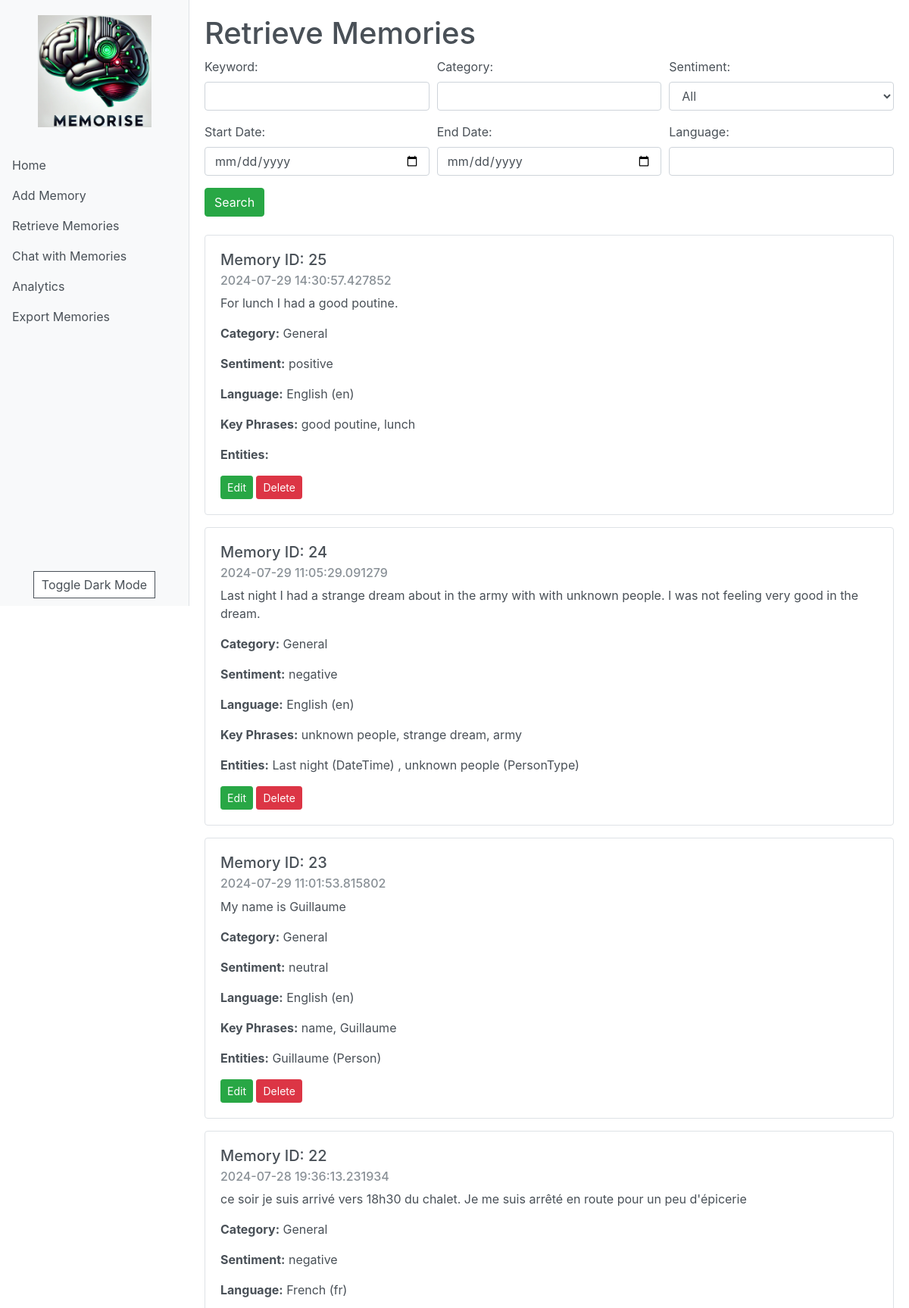
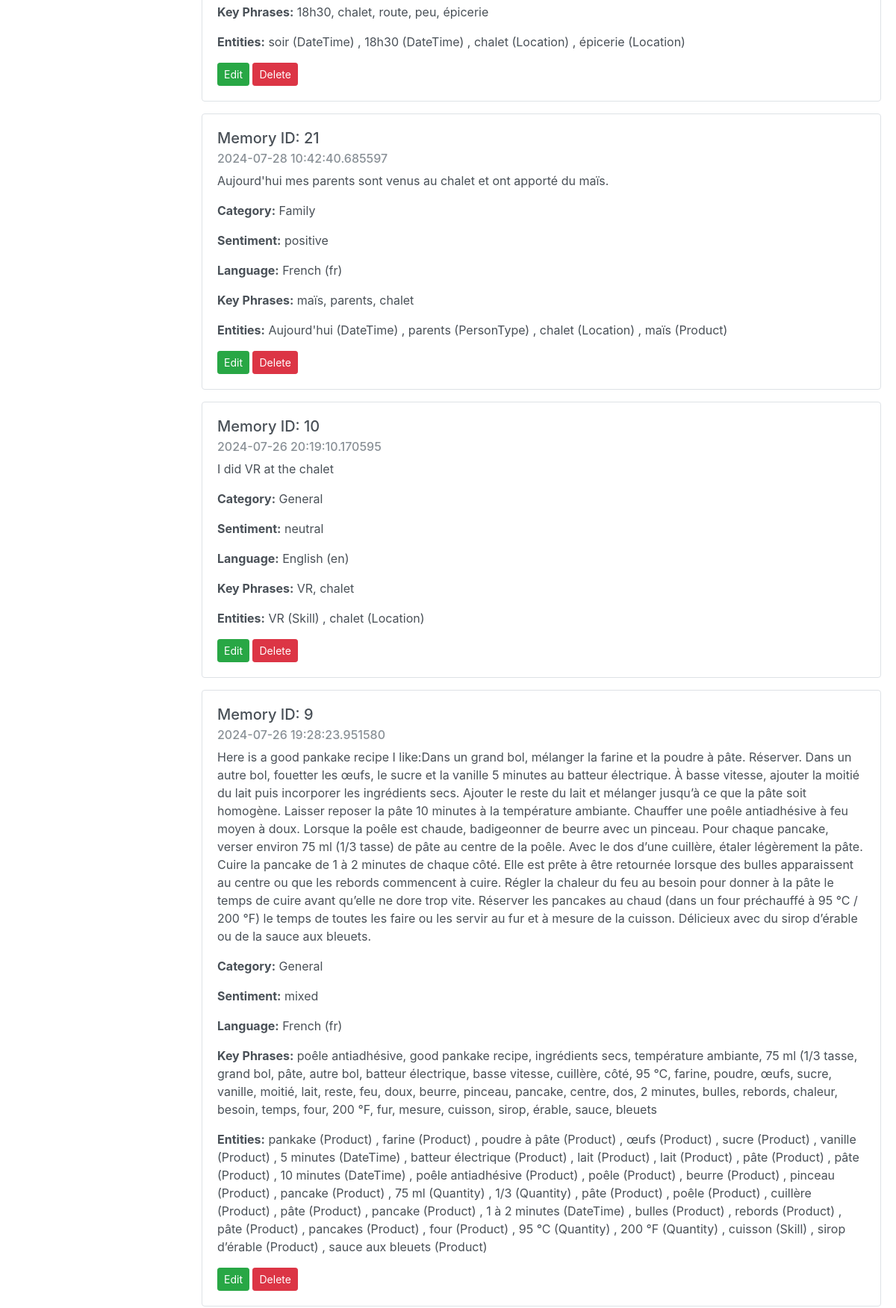
The app's page /retrieve_memories (upper part) with its own data (2 pictures, top to bottom).
### app/models/memory.py (models this page shows, shortened)
class Memory(db.Model):
    id = db.Column(db.Integer, primary_key=True)
    content = db.Column(db.Text, nullable=False)
    timestamp = db.Column(db.DateTime, default=datetime.utcnow)
    category = db.Column(db.String(50))
    sentiment = db.Column(db.String(20))
    sentiment_scores = db.Column(db.Text)
    entities = db.Column(db.Text)
    key_phrases = db.Column(db.Text)
    language = db.Column(db.String(50))
    language_code = db.Column(db.String(10))

### app/routes/memory_routes.py (the view)
@bp.route('/retrieve_memories', methods=['GET', 'POST'])
def retrieve_memories_route():
    if request.method == 'POST':
        keyword = request.form.get('keyword', '')
        category = request.form.get('category', '')
        start_date = request.form.get('start_date', '')
        end_date = request.form.get('end_date', '')
        sentiment = request.form.get('sentiment', '')
        language = request.form.get('language', '')
        memories = retrieve_memories(keyword, category, start_date, end_date, sentiment, language)
    else:
        memories = retrieve_memories()
    return render_template('retrieve_memories.html', memories=memories)

### app/services/memory_service.py (called while the page is built)
def retrieve_memories(keyword=None, category=None, start_date=None, end_date=None, sentiment=None, language=None, memory_id=None):
    query = Memory.query
    if memory_id:
        query = query.filter(Memory.id == memory_id)
    if keyword:
        query = query.filter(Memory.content.like(f'%{keyword}%'))
    if category:
        query = query.filter(Memory.category == category)
    if start_date:
        query = query.filter(Memory.timestamp >= start_date)
    if end_date:
        query = query.filter(Memory.timestamp <= end_date)
    if sentiment:
        query = query.filter(Memory.sentiment == sentiment)
    if language:
        query = query.filter(Memory.language == language)
    return query.order_by(Memory.timestamp.desc()).all()

### templates/retrieve_memories.html (shortened to what this page needs)
{% extends "base.html" %}
{% block content %}
<h1>Retrieve Memories</h1>
<form method="POST" class="mb-4">
    <div class="form-row">
        <div class="form-group col-md-4">
            <label for="keyword">Keyword:</label>
            <input type="text" class="form-control" id="keyword" name="keyword">
        </div>
        <div class="form-group col-md-4">
            <label for="category">Category:</label>
            <input type="text" class="form-control" id="category" name="category">
        </div>
        <div class="form-group col-md-4">
            <label for="sentiment">Sentiment:</label>
            <select class="form-control" id="sentiment" name="sentiment">
                <option value="">All</option>
            </select>
        </div>
    </div>
    <div class="form-row">
        <div class="form-group col-md-4">
            <label for="start_date">Start Date:</label>
            <input type="date" class="form-control" id="start_date" name="start_date">
        </div>
        <div class="form-group col-md-4">
            <label for="end_date">End Date:</label>
            <input type="date" class="form-control" id="end_date" name="end_date">
        </div>
        <div class="form-group col-md-4">
            <label for="language">Language:</label>
            <input type="text" class="form-control" id="language" name="language">
        </div>
    </div>
    <button type="submit" class="btn btn-success">Search</button>
</form>
{% if memories %}
    {% for memory in memories %}
        <div class="card mb-3">
            <div class="card-body">
                <h5 class="card-title">Memory ID: {{ memory.id }}</h5>
                <h6 class="card-subtitle mb-2 text-muted">{{ memory.timestamp }}</h6>
                <p class="card-text">{{ memory.content }}</p>
                <p><strong>Category:</strong> {{ memory.category }}</p>
                <p><strong>Sentiment:</strong> {{ memory.sentiment }}</p>
                <p><strong>Language:</strong> {{ memory.language }} ({{ memory.language_code }})</p>
                <p><strong>Key Phrases:</strong>
                    {% set key_phrases = memory.key_phrases | from_json %}
                    {% if key_phrases is string %}
                        {{ key_phrases }}
                    {% else %}
                        {{ ', '.join(key_phrases) }}
                    {% endif %}
                </p>
                <p><strong>Entities:</strong>
                    {% set entities = memory.entities | from_json %}
                    {% if entities is string %}
                        {{ entities }}
                    {% elif entities is iterable %}
                        {% for entity in entities %}
                            {% if entity is mapping %}
                                {{ entity.get('text', '') }} ({{ entity.get('category', '') }})
                            {% elif entity is string %}
                                {{ entity }}
                            {% elif entity is iterable and entity is not string %}
                                {% set entity_text = entity[0] if entity else '' %}
                                {% set entity_category = entity[1] if entity|length > 1 else '' %}
                                {{ entity_text }}
                                {%- if entity_category and entity_category != entity_text and entity_category != '' %} ({{ entity_category }}){% endif %}
                            {% else %}
                                {{ entity }}
                            {% endif %}
                            {% if not loop.last %}, {% endif %}
                        {% endfor %}
                    {% else %}
                        Unable to display entities
                    {% endif %}
                </p>
                <a href="{{ url_for('memory.update_memory_route', memory_id=memory.id) }}" class="btn btn-success btn-sm">Edit</a>
                <form action="{{ url_for('memory.delete_memory_route', memory_id=memory.id) }}" method="POST" style="display: inline;">
                    <button type="submit" class="btn btn-danger btn-sm" onclick="return confirm('Are you sure you want to delete this memory?')">Delete</button>
                </form>
            </div>
        </div>
    {% endfor %}
{% else %}
    <p>No memories found.</p>
{% endif %}
{% endblock %}

### templates/base.html (shortened to what this page needs)
<!DOCTYPE html>
<html lang="en">
<head>
    <link rel="stylesheet" href="https://stackpath.bootstrapcdn.com/bootstrap/4.5.2/css/bootstrap.min.css">
</head>
<body>
    <div class="sidebar">
        <div class="logo">
            <a href="{{ url_for('main.index') }}">
                <img src="{{ url_for('static', filename='images/logo.png') }}" alt="Memorise Logo" class="img-fluid">
            </a>
        </div>
        <ul class="nav flex-column">
            <li class="nav-item">
                <a class="nav-link" href="{{ url_for('main.index') }}">Home</a>
            </li>
            <li class="nav-item">
                <a class="nav-link" href="{{ url_for('memory.add_memory_route') }}">Add Memory</a>
            </li>
            <li class="nav-item">
                <a class="nav-link" href="{{ url_for('memory.retrieve_memories_route') }}">Retrieve Memories</a>
            </li>
            <li class="nav-item">
                <a class="nav-link" href="{{ url_for('memory.chat_with_memories_route') }}">Chat with Memories</a>
            </li>
            <li class="nav-item">
                <a class="nav-link" href="{{ url_for('analytics.analytics') }}">Analytics</a>
            </li>
            <li class="nav-item">
                <a class="nav-link" href="{{ url_for('export.export_memories_route') }}">Export Memories</a>
            </li>
        </ul>
        <div class="dark-mode-toggle">
            <button id="darkModeToggle">Toggle Dark Mode</button>
        </div>
    </div>
    <div class="content">
        {% block content %}{% endblock %}
    </div>
</body>
</html>

### templates/base.html (style rules this page uses)
:root { --bg-color: #ffffff; --text-color: #495057; --sidebar-bg: #f8f9fa; --sidebar-border: #dee2e6; --hover-bg: #e9ecef; --card-bg: #ffffff; --card-border: #dee2e6; }
body { background-color: var(--bg-color); color: var(--text-color); transition: background-color 0.3s, color 0.3s; }
.card { background-color: var(--card-bg); border-color: var(--card-border); color: var(--text-color); }
.card-subtitle { color: var(--text-color); opacity: 0.8; }
.sidebar { height: 100vh; width: 250px; position: fixed; top: 0; left: 0; padding-top: 20px; background-color: var(--sidebar-bg); border-right: 1px solid var(--sidebar-border); display: flex; flex-direction: column; }
.sidebar .logo { text-align: center; margin-bottom: 30px; }
.sidebar .logo img { width: 150px; height: auto; }
.content { margin-left: 250px; padding: 20px; }
.nav-link { color: var(--text-color); }
.dark-mode-toggle { margin-top: auto; padding: 10px; text-align: center; }
.dark-mode-toggle button { background-color: var(--bg-color); color: var(--text-color); border: 1px solid var(--text-color); padding: 5px 10px; cursor: pointer; }

### records on screen
Memory: id "25", timestamp "2024-07-29 14:30:57.427852", content "For lunch I had a good poutine.", category "General", sentiment "positive", language "English", language_code "en", value "good poutine, lunch"
Memory: id "24", timestamp "2024-07-29 11:05:29.091279", content "Last night I had a strange dream about in the army with with unknown people. I was not feeling very good in the dream.", category "General", sentiment "negative", language "English", language_code "en", value "unknown people, strange dream, army", entities "Last night" "unknown people", entities "DateTime" "PersonType"
Memory: id "23", timestamp "2024-07-29 11:01:53.815802", content "My name is Guillaume", category "General", sentiment "neutral", language "English", language_code "en", value "name, Guillaume", entities "Guillaume", entities "Person"
Memory: id "22", timestamp "2024-07-28 19:36:13.231934", content "ce soir je suis arrivé vers 18h30 du chalet. Je me suis arrêté en route pour un peu d'épicerie", category "General", sentiment "negative", language "French", language_code "fr", value "18h30, chalet, route, peu, épicerie", entities "soir" "18h30" "chalet" "épicerie", entities "DateTime" "DateTime" "Location" "Location"
Memory: id "21", timestamp "2024-07-28 10:42:40.685597", content "Aujourd'hui mes parents sont venus au chalet et ont apporté du maïs.", category "Family", sentiment "positive", language "French", language_code "fr", value "maïs, parents, chalet", entities "Aujourd'hui" "parents" "chalet" "maïs", entities "DateTime" "PersonType" "Location" "Product"
Memory: id "10", timestamp "2024-07-26 20:19:10.170595", content "I did VR at the chalet", category "General", sentiment "neutral", language "English", language_code "en", value "VR, chalet", entities "VR" "chalet", entities "Skill" "Location"
Memory: id "9", timestamp "2024-07-26 19:28:23.951580", content "Here is a good pankake recipe I like:Dans un grand bol, mélanger la farine et la poudre à pâte. Réserver. Dans un autre bol, fouetter les œufs, le sucre et la vanille 5 minutes au batteur électrique. À basse vitesse, ajouter la moitié du lait puis incorporer les ingrédients secs. Ajouter le reste du lait et mélanger jusqu’à ce que la pâte soit homogène. Laisser reposer la pâte 10 minutes à la température ambiante. Chauffer une poêle antiadhésive à feu moyen à doux. Lorsque la poêle est chaude, badigeonner de beurre avec un pinceau. Pour chaque pancake, verser environ 75 ml (1/3 tasse) de pâte au centre de la poêle. Avec le dos d’une cuillère, étaler légèrement la pâte. Cuire la pancake de 1…", category "General", sentiment "mixed", language "French", language_code "fr", value "poêle antiadhésive, good pankake recipe, ingrédients secs, température ambiante, 75 ml (1/3 tasse, grand bol, pâte, autre bol, batteur électrique, basse vitesse, cuillère, côté, 95 °C, farine, poudre, œufs, sucre, vanille, moitié, lait, reste, feu, doux, beurre, pinceau, pancake, centre, dos, 2 minutes, bulles, rebords, chaleur, besoin, temps, four, 200 °F, fur, mesure, cuisson, sirop, érable, sauce, bleuets", entities "pankake" "farine" "poudre à pâte" "œufs" "sucre" "vanille" "5 minutes" "batteur électrique" "lait" "lait" "pâte" "pâte" "10 minutes" "poêle antiadhésive" "poêle" "beurre" "pinceau" "pancake" "75 ml" "1/3" "pâte" "poêle" "cuillère" "pâte" "pancake" "1 à 2 minutes" "bulles" "rebords" "pâte" "pancakes" "four" "95 °C" "200 °F" "cuisson" "sirop d’érable" "sauce aux bleuets", entities "Product" "Product" "Product" "Product" "Product" "Product" "DateTime" "Product" "Product" "Product" "Product" "Product" "DateTime" "Product" "Product" "Product" "Product" "Product" "Quantity" "Quantity" "Product" "Product" "Product" "Product" "Product" "DateTime" "Product" "Product" "Product" "Product" "Product" "Quantity" "Quantity" "Skill" "Product" "Product"
